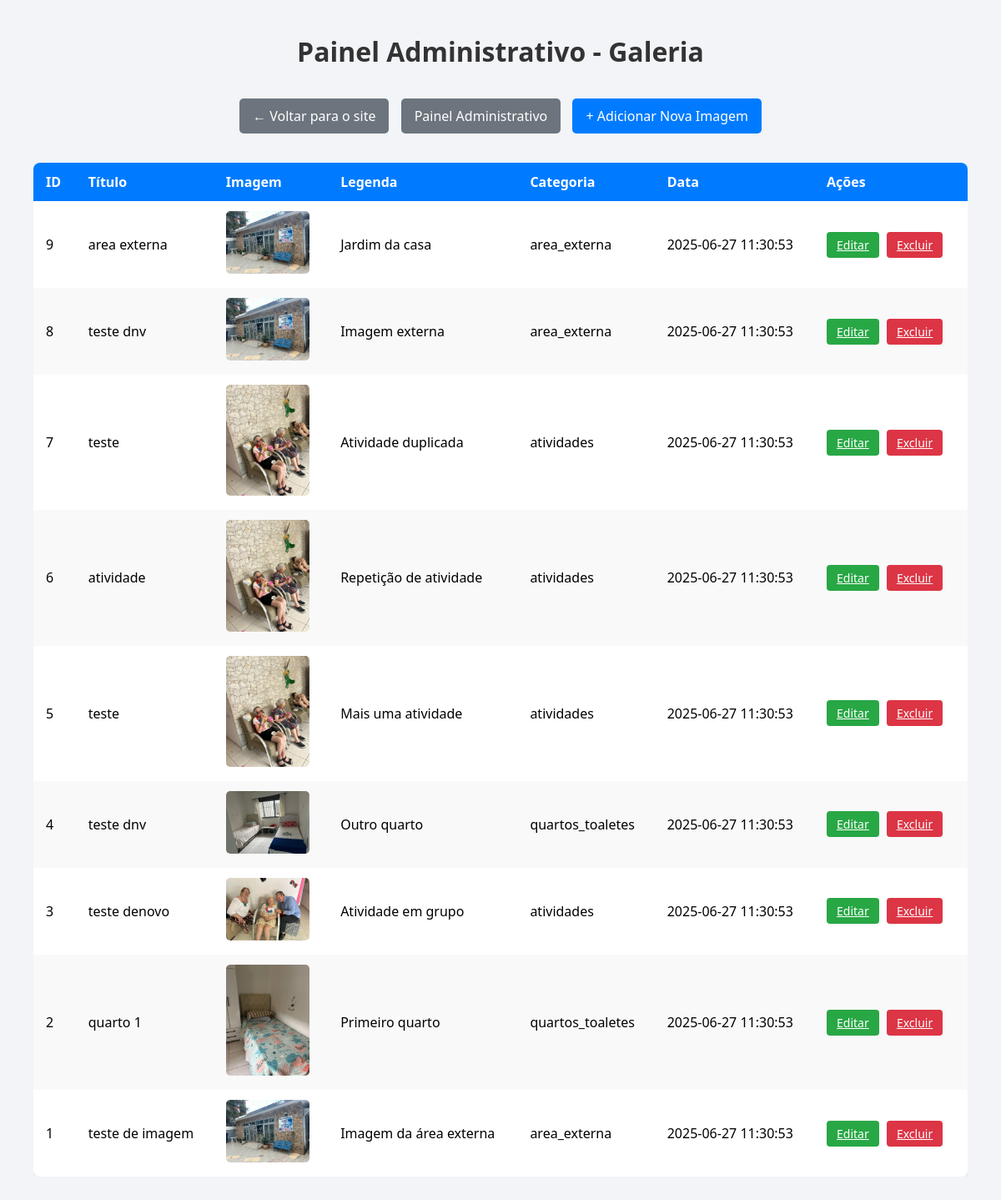
/painel_admin/galeria-lista.php (signed in), run on the app's committed database.
### tables this page shows
CREATE TABLE `galeria` (
  `id` int(11) NOT NULL,
  `titulo` varchar(255) NOT NULL,
  `caminho` varchar(255) NOT NULL,
  `legenda` varchar(255) DEFAULT NULL,
  `categoria_id` int(11) NOT NULL,
  `criado_em` timestamp NOT NULL DEFAULT current_timestamp()
);

CREATE TABLE `categoria` (
  `id` int(11) NOT NULL,
  `nome` varchar(100) NOT NULL
);

### painel_admin/galeria-lista.php (the view, shortened to what this page needs)
<?php
$host = "casaderepouso.vpscronos0691.mysql.dbaas.com.br";
$usuario = "casaderepouso";
$senha = "Casaderepouso2025@";
$banco = "casaderepouso";
$conexao = new mysqli($host, $usuario, $senha, $banco);
$sql = "SELECT galeria.*, categoria.nome AS nome_categoria FROM galeria
        JOIN categoria ON galeria.categoria_id = categoria.id
        ORDER BY galeria.id DESC";
$result = $conexao->query($sql);
?>
<!DOCTYPE html>
<html lang="pt-br">
<head>
</head>
<body>
    <h1>Painel Administrativo - Galeria</h1>
    <div class="nav">
      <a href="../index.php" class="voltar">← Voltar para o site</a>
      <a href="painel-adm.php" class="voltar">Painel Administrativo</a>
      <a href="galeria-adicionar.php">+ Adicionar Nova Imagem</a>
    </div>
    <div class="table-wrapper">
      <table>
          <thead>
              <tr>
                  <th>ID</th>
                  <th>Título</th>
                  <th>Imagem</th>
                  <th>Legenda</th>
                  <th>Categoria</th>
                  <th>Data</th>
                  <th>Ações</th>
              </tr>
          </thead>
          <tbody>
              <?php if ($result && $result->num_rows > 0): ?>
                  <?php while ($row = $result->fetch_assoc()): ?>
                      <tr>
                          <td data-label="ID"><?php echo $row['id']; ?></td>
                          <td data-label="Título"><?php echo htmlspecialchars($row['titulo']); ?></td>
                          <td data-label="Imagem">
                              <img src="galeria-upload/<?php echo htmlspecialchars($row['caminho']); ?>" alt="Imagem" />
                          </td>
                          <td data-label="Legenda"><?php echo htmlspecialchars($row['legenda']); ?></td>
                          <td data-label="Categoria"><?php echo htmlspecialchars($row['nome_categoria']); ?></td>
                          <td data-label="Data"><?php echo $row['criado_em']; ?></td>
                          <td class="acoes" data-label="Ações">
                              <a href="galeria-editar.php?id=<?php echo $row['id']; ?>">Editar</a>
                              <a href="galeria-excluir.php?id=<?php echo $row['id']; ?>" onclick="return confirm('Tem certeza que deseja excluir?')">Excluir</a>
                          </td>
                      </tr>
                  <?php endwhile; ?>
              <?php else: ?>
                  <tr>
                      <td colspan="7">Nenhuma imagem encontrada.</td>
                  </tr>
              <?php endif; ?>
          </tbody>
      </table>
    </div>
</body>
</html>

### painel_admin/galeria-lista.php (style rules this page uses)
body { font-family: 'Segoe UI', Tahoma, Geneva, Verdana, sans-serif; background: #f2f4f7; margin: 40px; }
h1 { text-align: center; color: #333; margin-bottom: 30px; }
.nav { text-align: center; margin-bottom: 30px; }
.nav a { display: inline-block; background: #007bff; color: #fff; text-decoration: none; padding: 10px 16px; border-radius: 5px; margin: 5px; transition: background 0.3s ease; }
.nav a.voltar { background: #6c757d; }
.table-wrapper { width: 100%; overflow-x: auto; }
table { width: 100%; border-collapse: separate; border-spacing: 0; background: #fff; border-radius: 8px; overflow: hidden; box-shadow: 0 5px 15px rgba(0,0,0,0.05); min-width: 800px; }
thead { background: #007bff; color: #fff; }
th, td { padding: 12px 15px; text-align: left; vertical-align: middle; word-break: break-word; }
tbody tr:nth-child(even) { background: #f9f9f9; }
img { max-width: 100px; height: auto; border-radius: 5px; object-fit: cover; }
.acoes a { display: inline-block; padding: 6px 12px; border-radius: 4px; font-size: 14px; margin-right: 5px; transition: all 0.3s ease; }
.acoes a:first-child { background: #28a745; color: #fff; }
.acoes a:last-child { background: #dc3545; color: #fff; }

### data on the page
galeria: id "9", titulo "area externa", caminho (picture), legenda "Jardim da casa", categoria.nome "area_externa", criado_em "2025-06-27 11:30:53"
galeria: id "8", titulo "teste dnv", caminho (picture), legenda "Imagem externa", categoria.nome "area_externa", criado_em "2025-06-27 11:30:53"
galeria: id "7", titulo "teste", caminho (picture), legenda "Atividade duplicada", categoria.nome "atividades", criado_em "2025-06-27 11:30:53"
galeria: id "6", titulo "atividade", caminho (picture), legenda "Repetição de atividade", categoria.nome "atividades", criado_em "2025-06-27 11:30:53"
galeria: id "5", titulo "teste", caminho (picture), legenda "Mais uma atividade", categoria.nome "atividades", criado_em "2025-06-27 11:30:53"
galeria: id "4", titulo "teste dnv", caminho (picture), legenda "Outro quarto", categoria.nome "quartos_toaletes", criado_em "2025-06-27 11:30:53"
galeria: id "3", titulo "teste denovo", caminho (picture), legenda "Atividade em grupo", categoria.nome "atividades", criado_em "2025-06-27 11:30:53"
galeria: id "2", titulo "quarto 1", caminho (picture), legenda "Primeiro quarto", categoria.nome "quartos_toaletes", criado_em "2025-06-27 11:30:53"
galeria: id "1", titulo "teste de imagem", caminho (picture), legenda "Imagem da área externa", categoria.nome "area_externa", criado_em "2025-06-27 11:30:53"
